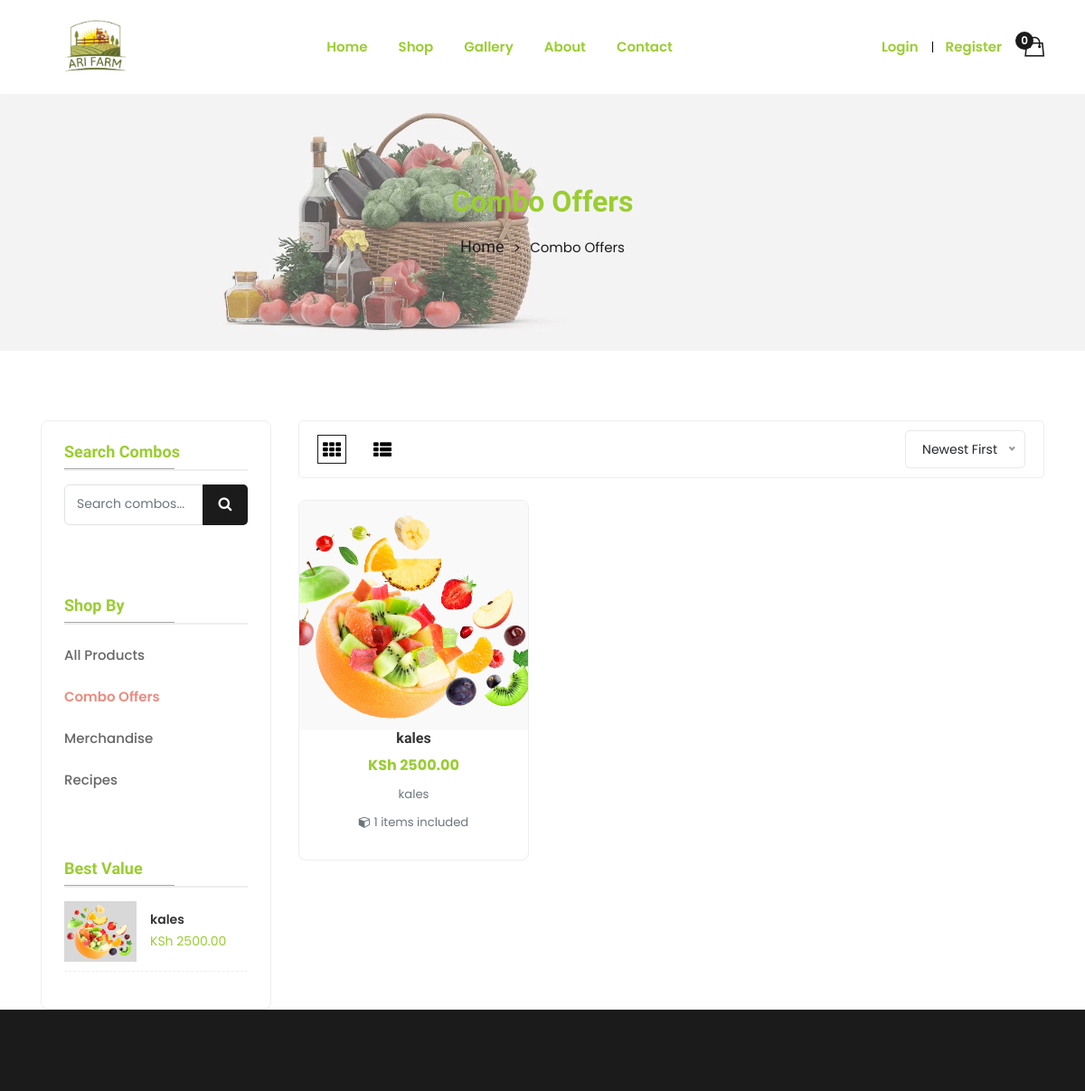
Page /products/baskets/ (upper part) on the earlier database version.
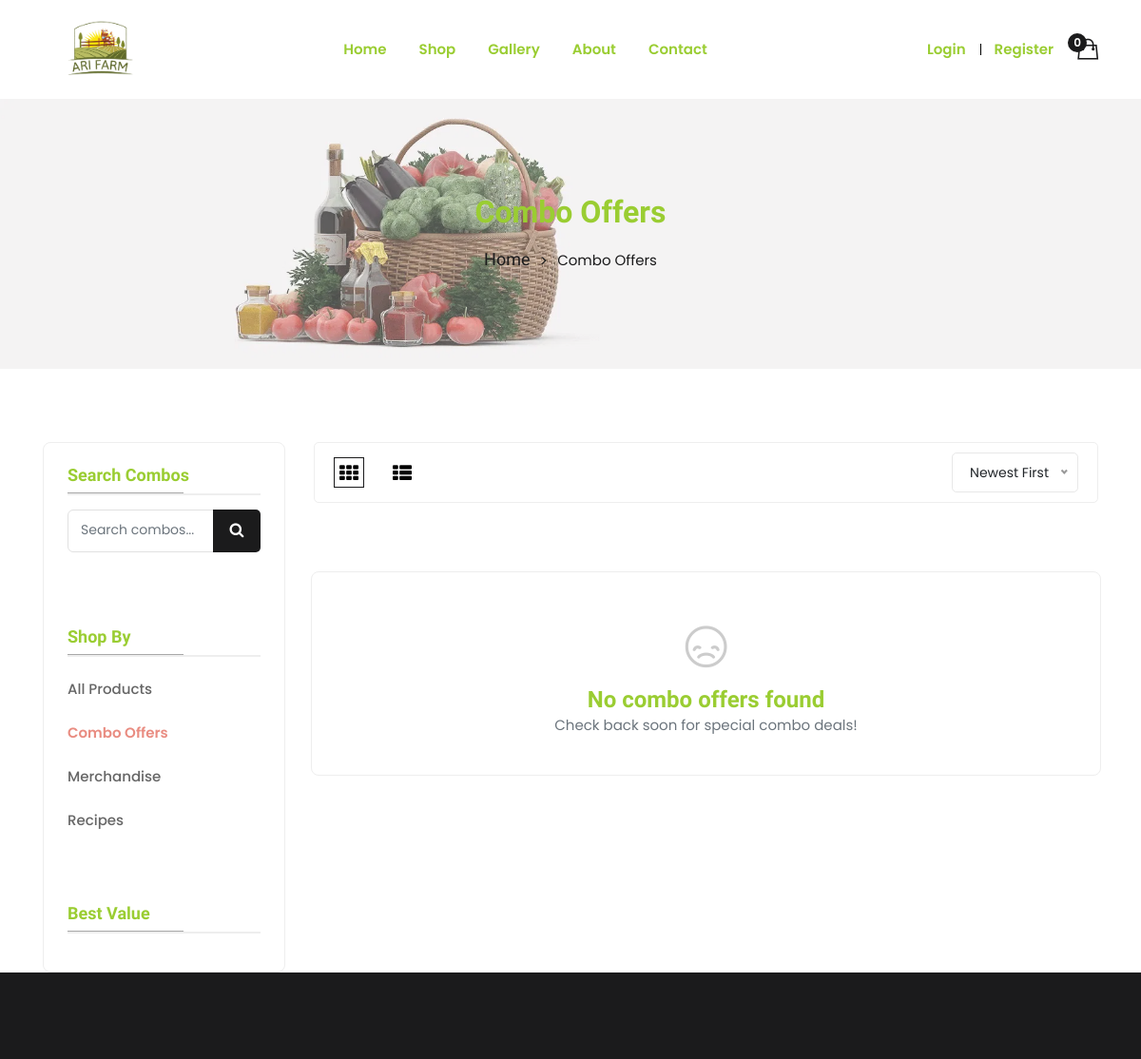
Same page on the later database version.
### products/models.py (models this page shows, shortened)
class ProductBasket(models.Model):
    basket_id = models.CharField(max_length=50, unique=True, editable=False)
    name = models.CharField(max_length=200)
    slug = models.SlugField(max_length=200, unique=True)
    description = models.TextField()
    price = models.DecimalField(max_digits=10, decimal_places=2, validators=[MinValueValidator(0)])
    image = models.ImageField(upload_to=basket_image_path)
    is_active = models.BooleanField(default=True)
    created_at = models.DateTimeField(auto_now_add=True)
    updated_at = models.DateTimeField(auto_now=True)
    products = models.ManyToManyField(
        Product,
        through='BasketItem',
        through_fields=('basket', 'product'),
        related_name='baskets'
    )
    class Meta:
        ordering = ['-created_at']
        verbose_name = "Product Basket"
        verbose_name_plural = "Product Baskets"
    def get_absolute_url(self):
        return reverse('products:basket_detail', args=[self.slug])
    @property
    def stock(self):
        if not self.included_products.exists():
            return 0
        min_stock = None
        for basket_item in self.included_products.select_related('product').all():
            product = basket_item.product
            if not product.is_active:
                return 0
            baskets_possible = product.stock // basket_item.quantity
            if min_stock is None or baskets_possible < min_stock:
                min_stock = baskets_possible
        return min_stock or 0
    @property
    def is_in_stock(self):
        return self.stock > 0
    @property
    def total_original_price(self):
        total = Decimal('0.00')
        for basket_item in self.included_products.select_related('product').all():
            total += basket_item.product.price * basket_item.quantity
        return total
    @property
    def discount_amount(self):
        return self.total_original_price - self.price
    @property
    def discount_percentage(self):
        if self.total_original_price > 0:
            discount = ((self.total_original_price - self.price) / self.total_original_price) * 100
            return round(discount, 1)
        return 0
    @property
    def savings_per_basket(self):
        return self.discount_amount

### products/views.py (the view)
# urls.py: path('baskets/', views.BasketListView.as_view(), name='basket_list'),
class BasketListView(ListView):
    model = ProductBasket
    template_name = 'products/basket_list.html'
    context_object_name = 'baskets'
    paginate_by = 9
    def get_queryset(self):
        return ProductBasket.objects.filter(is_active=True).prefetch_related(
            'included_products__product'
        )
    def get_context_data(self, **kwargs):
        context = super().get_context_data(**kwargs)
        context['title'] = 'Combo Offers'
        return context

### core/context_processors.py (called while the page is built)
def promotional_popup(request):
    popup = PromotionalPopup.get_active_popup()
    return {'promotional_popup': popup}

### core/models.py (called while the page is built)
    @staticmethod
    def get_active_popup():
        return PromotionalPopup.objects.filter(is_active=True).first()

### templates/products/basket_list.html (shortened to what the changed rows need)
{% extends 'base.html' %}
{% load static %}
{% block content %}
<div class="shop-wrapper">
    <div class="shop-main-area">
        <div class="container container-default custom-area">
            <div class="row flex-row-reverse">
                <div class="col-lg-9 col-12 col-custom widget-mt">
                    <div class="row shop_wrapper grid_3">
                        {% for basket in baskets %}
                        <div class="col-md-4 col-sm-6 col-12 col-custom product-area">
                            <div class="single-product-card position-relative">
                                <div class="product-image position-relative">
                                    <a class="d-block product-image-ratio" href="{{ basket.get_absolute_url }}">
                                        {% if basket.image %}
                                            <img src="{{ basket.image.url }}" alt="{{ basket.name }}" class="product-image-1">
                                        {% else %}
                                            <img src="{% static 'assets/images/product/placeholder.jpg' %}" class="product-image-1">
                                            <img src="{% static 'assets/images/product/placeholder.jpg' %}" class="product-image-2 position-absolute" style="top:0;left:0;">
                                        {% endif %}
                                    </a>
                                </div>
                                <div class="product-content text-center">
                                    <div class="product-title">
                                        <h4 class="title-2" style="font-size: 16px; font-weight: 600; margin: 0 0 8px;">
                                            <a href="{{ basket.get_absolute_url }}" style="color: #333; text-decoration: none;">{{ basket.name }}</a>
                                        </h4>
                                    </div>
                                    <div class="price-box">
                                        <span class="regular-price" style="color: #1B1B1C; font-weight: 700; font-size: 16px;">KSh {{ basket.price }}</span>
                                    </div>
                                    <div class="list-view-content mt-2">
                                        <p class="desc-content mb-2 text-muted small d-none d-sm-block">{{ basket.description|truncatewords:15 }}</p>
                                    </div>
                                    <div class="grid-view-content mt-2">
                                        <small class="text-muted"><i class="fa fa-cube"></i> {{ basket.included_products.count }} items included</small>
                                    </div>
                                </div>
                            </div>
                        </div>
                        {% empty %}
                        <div class="col-12 text-center py-5">
                            <div style="background: white; padding: 40px; border-radius: 8px; border: 1px solid #eee;">
                                <i class="ion-sad-outline" style="font-size: 50px; color: #ccc; margin-bottom: 15px;"></i>
                                <h4 style="color: #666; font-weight: 600;">No combo offers found</h4>
                                {% if request.GET.q %}
                                    <p class="text-muted">No combos found matching "{{ request.GET.q }}"</p>
                                {% else %}
                                    <p class="text-muted">Check back soon for special combo deals!</p>
                                {% endif %}
                            </div>
                        </div>
                        {% endfor %}
                    </div>
                </div>
                <div class="col-lg-3 col-12 col-custom">
                    <aside class="sidebar_widget widget-mt">
                        <div class="widget_inner" style="background: #fff; padding: 25px; border-radius: 8px; border: 1px solid #eee;">
                            <div class="widget-list">
                                <div class="sidebar-body">
                                    {% for best_basket in baskets|slice:":3" %}
                                    <div class="sidebar-product d-flex align-items-center mb-3" style="border-bottom: 1px dashed #eee; padding-bottom: 10px;">
                                        <a href="{{ best_basket.get_absolute_url }}" class="image" style="flex-shrink:0; margin-right: 15px;">
                                            <img src="{{ best_basket.image.url|default:'/static/assets/images/product/placeholder.jpg' }}" alt="{{ best_basket.name }}" width="70" class="rounded">
                                        </a>
                                        <div class="product-content">
                                            <h6 class="title-2 mb-1" style="font-size: 14px;"><a href="{{ best_basket.get_absolute_url }}" style="color: #333; text-decoration: none;">{{ best_basket.name|truncatechars:20 }}</a></h6>
                                            <div class="price-box">
                                                <span class="regular-price text-success font-weight-bold">KSh {{ best_basket.price }}</span>
                                            </div>
                                        </div>
                                    </div>
                                    {% endfor %}
                                </div>
                            </div>
                        </div>
                    </aside>
                </div>
                </div>
        </div>
    </div>
</div>
{% endblock %}

Differences in the rows shown:
removed ProductBasket: image (picture), name "kales", price "2500.00", description "kales", included_products.count "1"
Other differences:
text now shown: "No combo offers found Check back soon for special combo deals!"
